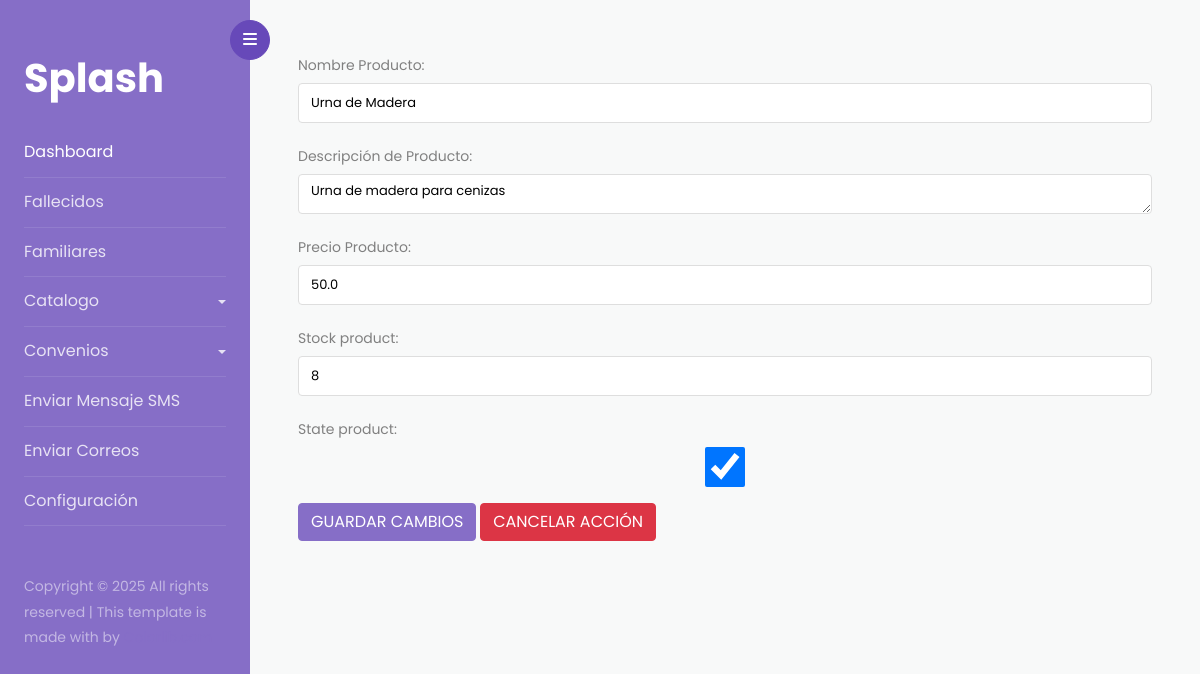
The page /catalogo/update-product/1 on the database as committed earlier.
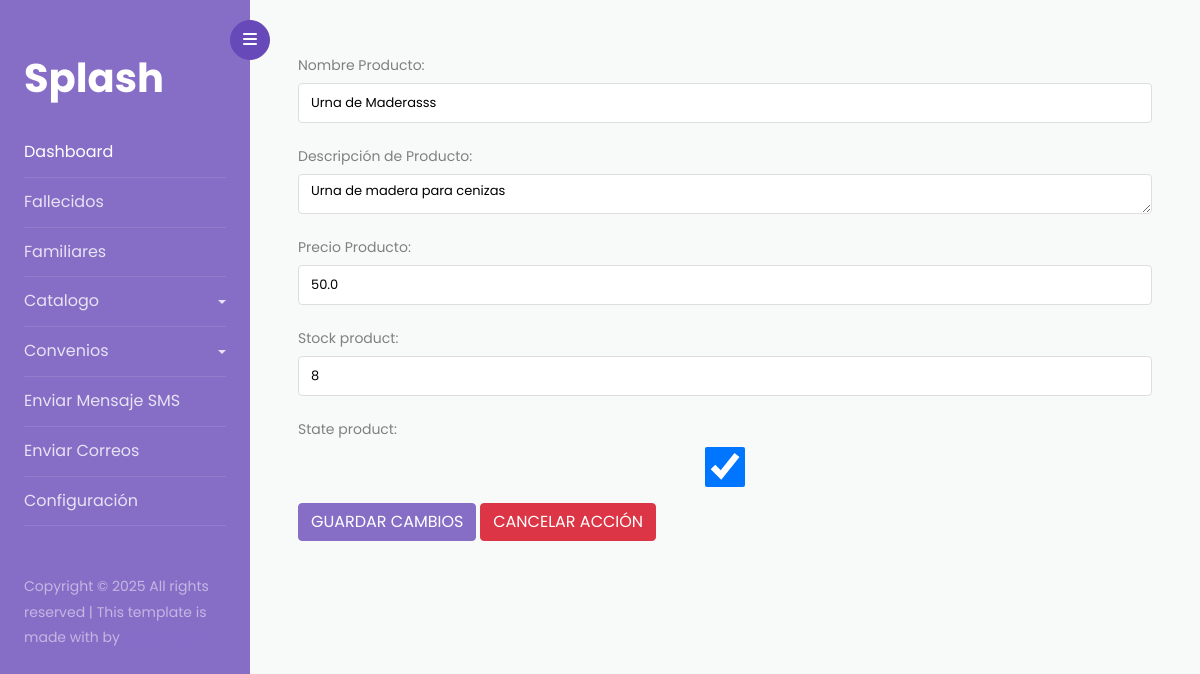
The same page on the database as committed later.
### catalogo/models.py (models this page shows, shortened)
class ModelsProduct(models.Model):
    name_product = models.CharField(max_length=155, verbose_name='Nombre Producto')
    descriptions_product = models.TextField(verbose_name='Descripción de Producto')
    price_product =  models.FloatField(verbose_name='Precio Producto')
    stock_product = models.IntegerField()
    state_product = models.BooleanField()
    date_create_product = models.DateField(auto_now_add=True)
    class Meta:
        verbose_name ='Producto'
        verbose_name_plural = 'Productos'

### catalogo/views.py (the view)
# urls.py: path('update-product/<int:id>', UpdateProduct, name='update-product'),
def UpdateProduct(request, id):
    datos = get_object_or_404(ModelsProduct, id=id)
    if request.method == 'POST':
        form = FormsProduct(request.POST, instance=datos)
        if form.is_valid():
            form.save()
            return redirect('catalogo:list-product')
    else:
        form = FormsProduct(instance=datos)
    return render(request, 'productos/index-form.html', {'form': form})

### catalogo/forms.py
class FormsProduct(ModelForm):
    class Meta:
        model = ModelsProduct
        fields = '__all__'
    def __init__(self, *args, **kargs):
        super().__init__(*args, **kargs)
        for field_a, field_b in self.fields.items():
            field_b.widget.attrs['class'] = 'form-control'

### catalogo/templates/productos/index-form.html (shortened to what this page needs)
{% extends 'index.html' %}
{% block content %}
<form action="" method="post">
    {{form.as_p}}
    <button class="btn btn-primary" type="submit">{% if object %}ACTUALIZAR {% else %} GUARDAR CAMBIOS {% endif %}</button>
    <a class="btn btn-danger" href="{% url 'catalogo:list-product' %}">CANCELAR ACCIÓN</a>
</form>
{% endblock %}

Rows that differ between the two databases and show on the page:
changed ModelsProduct "Urna de madera para cenizas": name_product "Urna de Madera" → "Urna de Maderasss"
